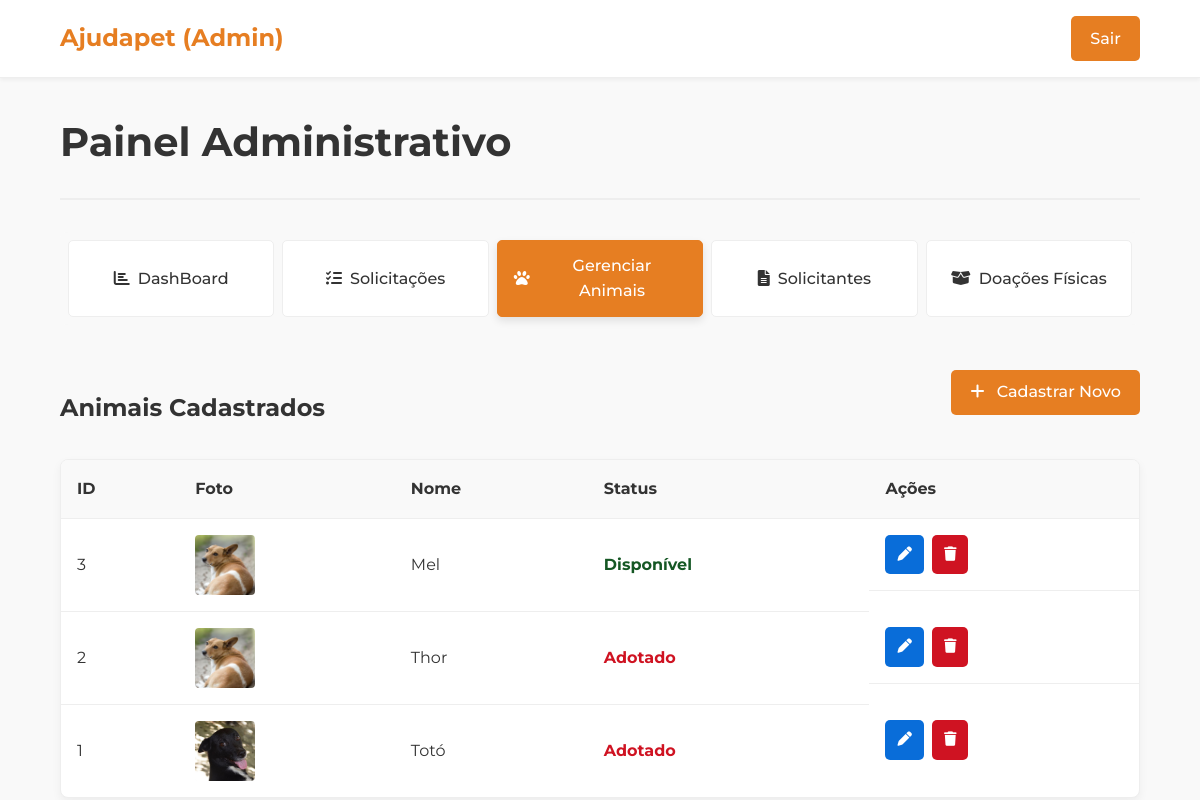
The page /admin/animais_admin/consultar_animal.php (signed in) on the database as committed earlier.
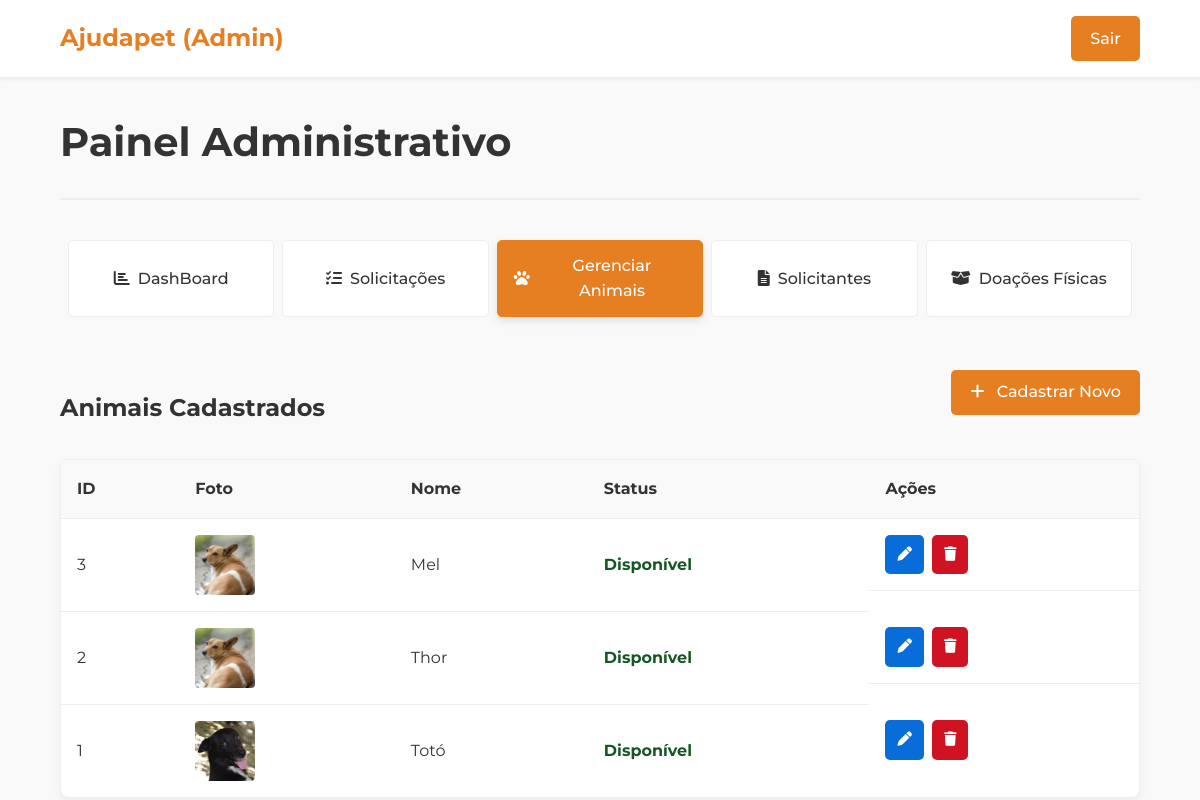
The same page on the database as committed later.
### tables this page shows
CREATE TABLE `animal` (
  `id` int(11) NOT NULL,
  `id_admin_cadastro` int(11) NOT NULL,
  `nome` varchar(100) NOT NULL,
  `sexo` enum('Macho','Fêmea') DEFAULT NULL,
  `raca` varchar(100) DEFAULT NULL,
  `porte` enum('Pequeno','Médio','Grande') DEFAULT NULL,
  `data_nascimento` date DEFAULT NULL,
  `peso` decimal(5,2) DEFAULT NULL,
  `cor_pelagem` varchar(50) DEFAULT NULL,
  `personalidade` text DEFAULT NULL,
  `imagem_url` varchar(255) DEFAULT NULL,
  `castrado` tinyint(1) DEFAULT 0,
  `microchip` varchar(50) DEFAULT NULL,
  `status` enum('Disponível','Em processo','Adotado','Indisponível') DEFAULT 'Disponível',
  `descricao_historia` text DEFAULT NULL,
  `observacoes` text DEFAULT NULL,
  `data_cadastro` timestamp NOT NULL DEFAULT current_timestamp(),
  `data_adocao` datetime DEFAULT NULL,
  `id_adotante` int(11) DEFAULT NULL
);

### admin/animais_admin/consultar_animal.php (the view, shortened to what this page needs)
<?php
require_once '../../config/conexao.php';
try {
    $sql = "SELECT id, nome, status, imagem_url FROM Animal ORDER BY data_cadastro DESC";
    $stmt = $pdo->query($sql);
    $animais = $stmt->fetchAll();
} catch (PDOException $e) {
    echo "Erro ao buscar animais: " . $e->getMessage();
    $animais = [];
}
?>
<!DOCTYPE html>
<html lang="pt-BR">
<head>
    <link rel="stylesheet" href="../../assets/css/global.css">
    <link rel="stylesheet" href="../../assets/css/admin_global.css">
    <link rel="stylesheet" href="../../assets/css/admin_animais.css">
    <link rel="stylesheet" href="https://cdnjs.cloudflare.com/ajax/libs/font-awesome/6.0.0-beta3/css/all.min.css">
</head>
<body>
    <header class="navbar">
        <div class="container">
            <a href="../index.php" class="logo" style="color: var(--cor-principal);">Ajudapet (Admin)</a>
            <a href="../../backend/logout.php" class="btn-login" style="background-color: var(--cor-principal);">Sair</a>
        </div>
    </header>
    <main class="container admin-dashboard">
        <div class="admin-header">
            <h1>Painel Administrativo</h1>
        </div>
        <nav class="admin-tabs">
            <a href="../index.php" class="tab-link">
                <i class="fas fa-chart-bar"></i> DashBoard
            </a>
            <a href="../avaliar_solicitacoes.php" class="tab-link">
                <i class="fas fa-tasks"></i> Solicitações
            </a>
            <a href="consultar_animal.php" class="tab-link active">
                <i class="fas fa-paw"></i> Gerenciar Animais
            </a>
            <a href="../relatorio.php" class="tab-link">
                <i class="fas fa-file-alt"></i> Solicitantes
            </a>
            <a href="../ver_doacoes.php" class="tab-link">
                <i class="fas fa-box-open"></i> Doações Físicas
            </a>
        </nav>
        <div id="gerenciar-animais" class="tab-content active" style="display:block;">
            <div style="display: flex; justify-content: space-between; align-items: center;">
                <h3>Animais Cadastrados</h3>
                <a href="cadastrar_animal.php" class="btn-add-new"><i class="fas fa-plus"></i> Cadastrar Novo</a>
            </div>
            <div class="admin-table-container">
                <table class="admin-table">
                    <thead>
                        <tr>
                            <th>ID</th>
                            <th>Foto</th>
                            <th>Nome</th>
                            <th>Status</th>
                            <th>Ações</th>
                        </tr>
                    </thead>
                    <tbody>
                        <?php if (count($animais) > 0): ?>
                            <?php foreach ($animais as $animal): ?>
                                <tr>
                                    <td><?php echo htmlspecialchars($animal['id']); ?></td>
                                    <td>
                                        <img src="../../uploads/<?php echo htmlspecialchars($animal['imagem_url']); ?>"
                                            alt="Foto do <?php echo htmlspecialchars($animal['nome']); ?>"
                                            class="animal-list-photo">
                                    </td>
                                    <td><?php echo htmlspecialchars($animal['nome']); ?></td>
                                    <td>
                                        <span class="status-<?php echo strtolower(str_replace(' ', '-', $animal['status'])); ?>">
                                            <?php echo htmlspecialchars($animal['status']); ?>
                                        </span>
                                    </td>
                                    <td class="action-buttons">
                                        <a href="editar_animais.php?id=<?php echo $animal['id']; ?>" class="action-btn view" title="Editar">
                                            <i class="fas fa-pen"></i>
                                        </a>
                                        <a href="deletar_animal.php?id=<?php echo $animal['id']; ?>"
                                            class="action-btn reject" title="Excluir">
                                            <i class="fas fa-trash"></i>
                                        </a>
                                    </td>
                                </tr>
                            <?php endforeach; ?>
                        <?php else: ?>
                            <tr>
                                <td colspan="5" style="text-align: center;">Nenhum animal cadastrado.</td>
                            </tr>
                        <?php endif; ?>
                    </tbody>
                </table>
            </div>
        </div>
    </main>
</body>
</html>

Rows that differ between the two databases and show on the page:
changed animal "Thor": status "Adotado" → "Disponível"
changed animal "Totó": status "Adotado" → "Disponível"
